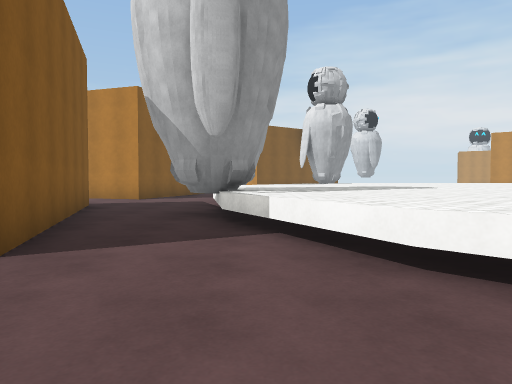
view 1 (above)

16 first-person views from a walk through a scene from a Unity 3-D project. The camera is 1.2 m above the floor, tilts 2° down and sees 70° across. The floor is counted in squares, 2 m on a side. Each view is taken from the middle of a square. On the plan, view 1 faces up. The plan holds only what a view shows up to about 10 squares ahead; the rest is blank. The place goes on beyond the plan. Surface patterns are stand-ins for the level's own textures.

view 2
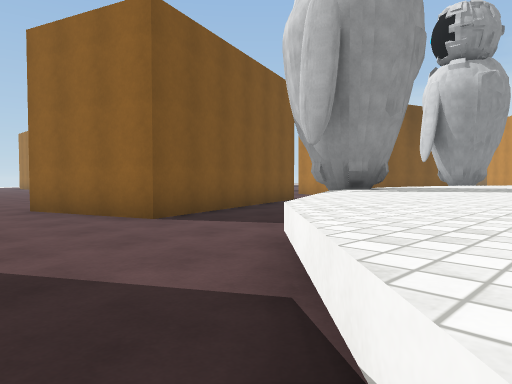

view 3
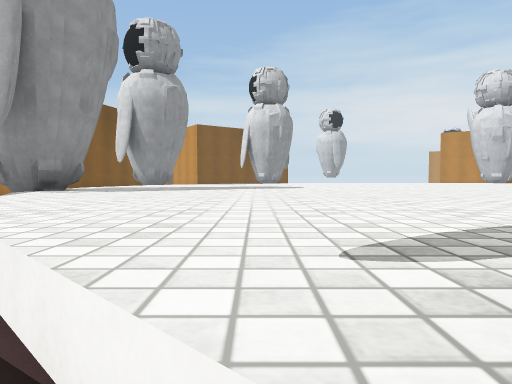

view 4
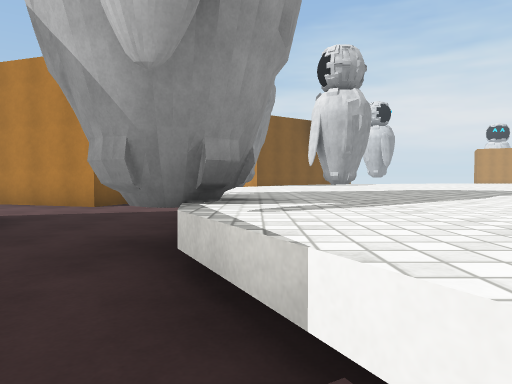

view 5
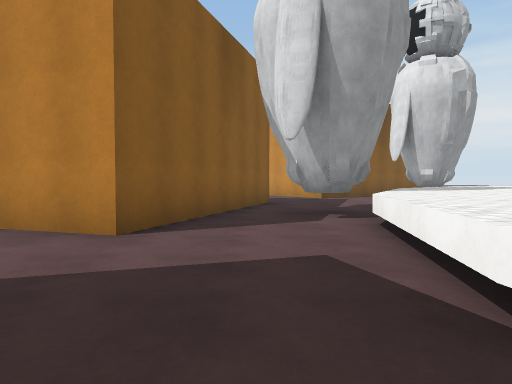

view 6
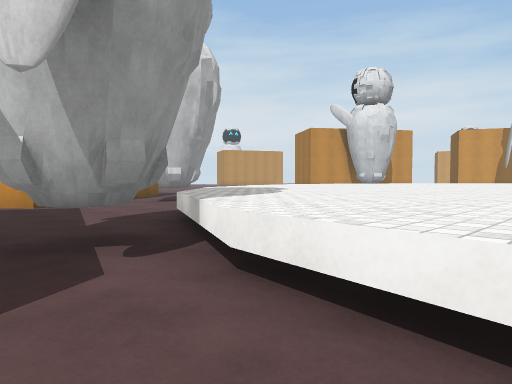

view 7
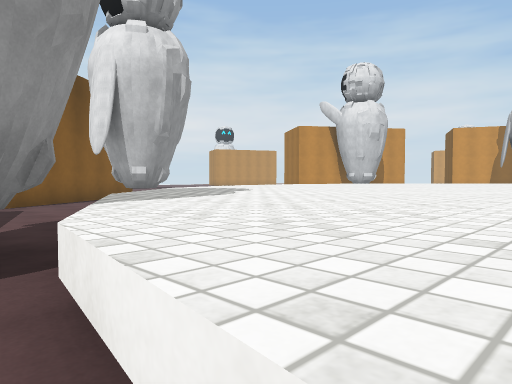

view 8
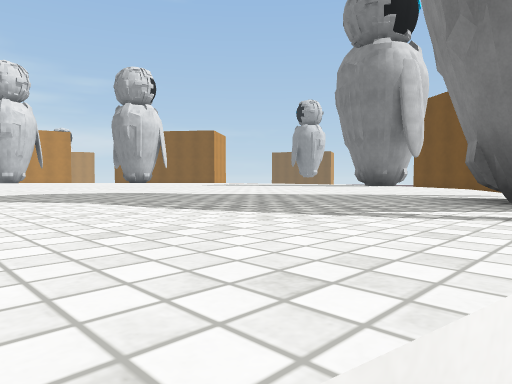

view 9
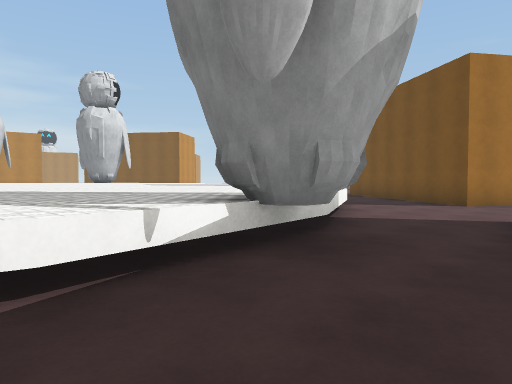

view 10
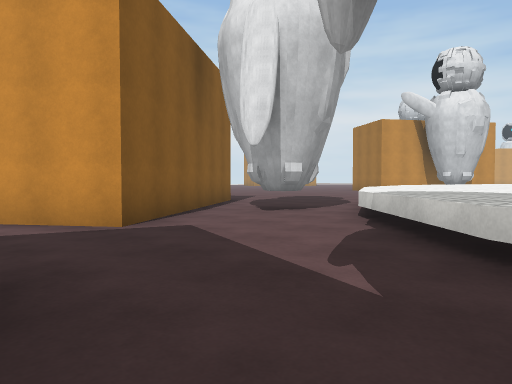

view 11
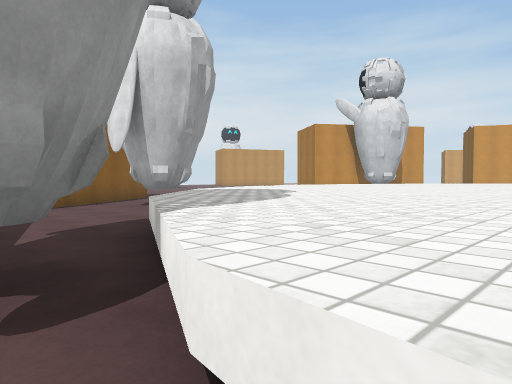

view 12
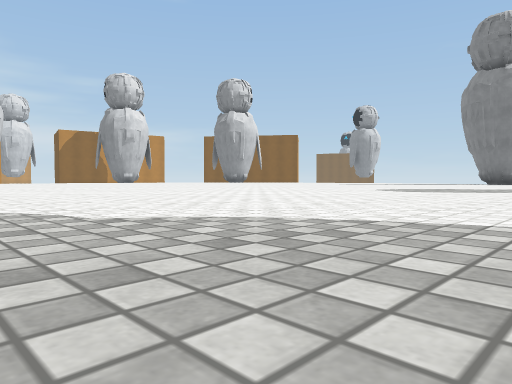

view 13
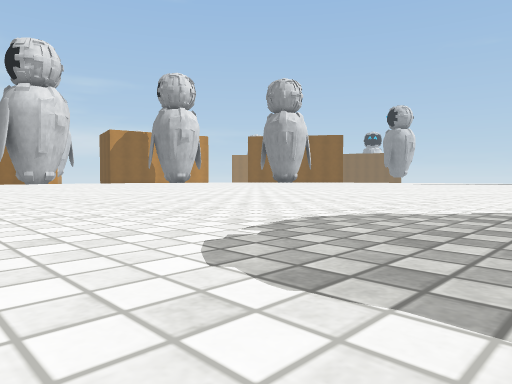

view 14
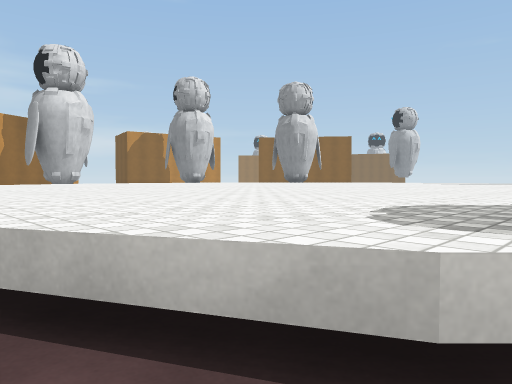

view 15
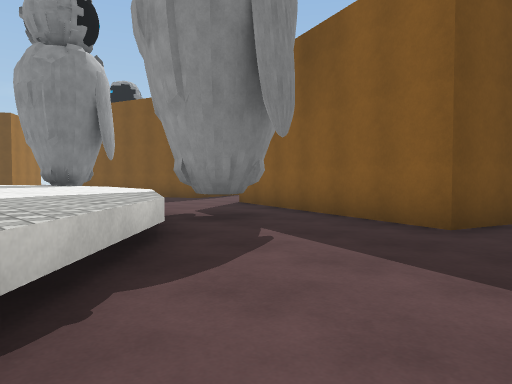

view 16
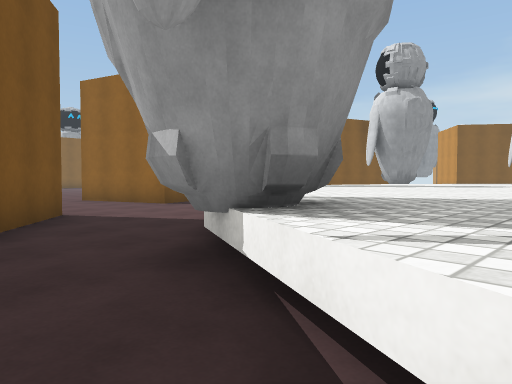

### Floor plan
Key: @ floor where view 1 was taken; # wall or solid block; x gap in a wall; . floor; ^ raised ledge.
Columns run from 6 left of view 1 to 7 right of it. Each row starts with its distance up from view 1.
 22          ##
 21         ##..
 20      ####....
 19      .##.##...
 18      ......^^^
 17    #......^^^^
 16    ##....^^^^^
 15    ##...^^^^^^
 14    #.#.^^^^^^^
 13    #.#x^^^^^^^
 12 ####..^^^^^^^^
 11 ..#...^^^^^^^^
 10  .....^^^^^^^^
  9   ...^^^^^^^^^
  8   #..^^^^^^^^^
  7   #..#^^^^^^^^
  6   ##.#^^^^^^^^
  5    #..^^^^^^^^
  4    #..^^^^^^^^
  3   ###..^^^^^^
  2 .##.....^^^^
  1  ........^^^^
  0     .#@...#^^
 -1      ###...^^
 -2        ##....

Where each view was taken, in squares from view 1:
view 1: 0 up, 0 right, facing up
view 2: 0 up, 3 right, facing up-left
view 3: 0 up, 3 right, facing up
view 4: 3 up, 0 right, facing up
view 5: 7 up, 2 left, facing up
view 6: 10 up, 2 left, facing up-right
view 7: 10 up, 1 left, facing up-right
view 8: 10 up, 1 left, facing down-right
view 9: 9 up, 3 left, facing down-right
view 10: 14 up, 2 left, facing up-right
view 11: 11 up, 1 left, facing up-right
view 12: 15 up, 1 right, facing down-right
view 13: 17 up, 3 right, facing down-right
view 14: 18 up, 3 right, facing down-right
view 15: 18 up, 3 right, facing down-left
view 16: 2 down, 6 right, facing up-left
